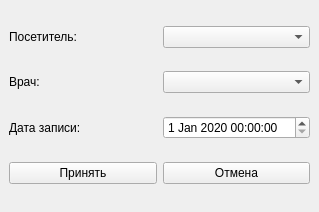
<?xml version="1.0" encoding="UTF-8"?>
<ui version="4.0">
 <class>RecordEditor</class>
 <widget class="QMainWindow" name="RecordEditor">
  <property name="geometry">
   <rect>
    <x>0</x>
    <y>0</y>
    <width>319</width>
    <height>212</height>
   </rect>
  </property>
  <property name="windowTitle">
   <string>Запись</string>
  </property>
  <widget class="QWidget" name="centralwidget">
   <layout class="QVBoxLayout" name="verticalLayout">
    <item>
     <layout class="QHBoxLayout" name="horizontalLayout">
      <item>
       <widget class="QLabel" name="label_3">
        <property name="text">
         <string>Посетитель:</string>
        </property>
       </widget>
      </item>
      <item>
       <widget class="QComboBox" name="visitor"/>
      </item>
     </layout>
    </item>
    <item>
     <layout class="QHBoxLayout" name="horizontalLayout_2">
      <item>
       <widget class="QLabel" name="label">
        <property name="text">
         <string>Врач:</string>
        </property>
       </widget>
      </item>
      <item>
       <widget class="QComboBox" name="doc"/>
      </item>
     </layout>
    </item>
    <item>
     <layout class="QHBoxLayout" name="horizontalLayout_3">
      <item>
       <widget class="QLabel" name="label_2">
        <property name="text">
         <string>Дата записи:</string>
        </property>
       </widget>
      </item>
      <item>
       <widget class="QDateTimeEdit" name="date">
        <property name="dateTime">
         <datetime>
          <hour>0</hour>
          <minute>0</minute>
          <second>0</second>
          <year>2020</year>
          <month>1</month>
          <day>1</day>
         </datetime>
        </property>
        <property name="minimumDateTime">
         <datetime>
          <hour>0</hour>
          <minute>0</minute>
          <second>0</second>
          <year>2020</year>
          <month>1</month>
          <day>1</day>
         </datetime>
        </property>
       </widget>
      </item>
     </layout>
    </item>
    <item>
     <layout class="QHBoxLayout" name="horizontalLayout_4">
      <item>
       <widget class="QPushButton" name="btn_accept">
        <property name="text">
         <string>Принять</string>
        </property>
       </widget>
      </item>
      <item>
       <widget class="QPushButton" name="btn_cancle">
        <property name="text">
         <string>Отмена</string>
        </property>
       </widget>
      </item>
     </layout>
    </item>
   </layout>
  </widget>
 </widget>
 <resources/>
 <connections/>
</ui>
